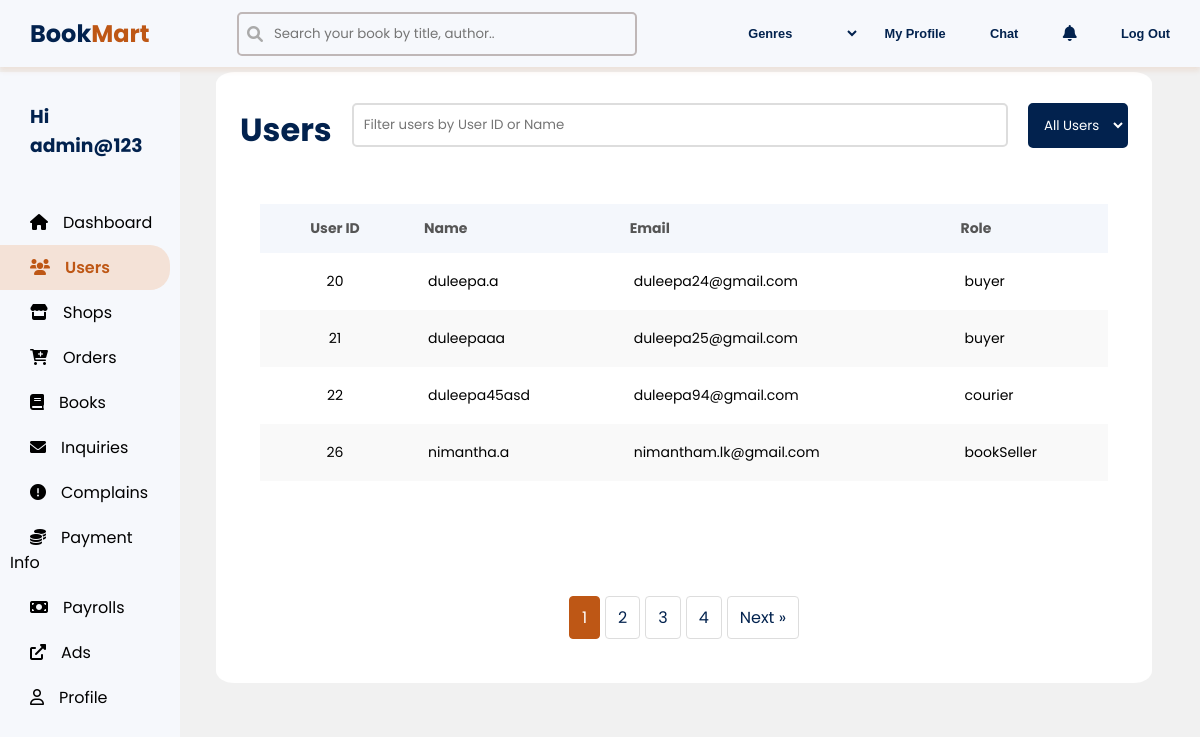
Screenshot of /public/adminViewallusers (signed in) with the database file from the repository.
### tables this page shows
CREATE TABLE `user` (
  `ID` int(10) NOT NULL,
  `username` varchar(100) NOT NULL,
  `email` varchar(100) NOT NULL,
  `password` varchar(100) NOT NULL,
  `role` enum('buyer','bookSeller','bookStore','courier','admin') NOT NULL,
  `createdAt` date NOT NULL DEFAULT current_timestamp(),
  `active_status` enum('active','inactive') NOT NULL DEFAULT 'active'
);

### app/controllers/AdminViewallusers.php (called while the page is built)
<?php
class AdminViewallusers extends Controller{
    public function index(){
        $userModel = new UserModel();
        $role = isset($_GET['role']) ? $_GET['role'] : '';
        $page = isset($_GET['page']) ? (int)$_GET['page'] : 1;
        $limit = 5;
        $offset = ($page - 1) * $limit;
        if (!empty($role)) {
            $users = $userModel->getUsersByRole($role, $limit, $offset);
            $totalUsers = $userModel->count($role);
        }
        else {
            $users = $userModel->findAll($limit, $offset);
            $totalUsers = $userModel->count();
        }
        $totalPages = ceil($totalUsers / $limit);
        $this->view('adminViewallusers', [
            'users' => $users,
            'currentPage' => $page,
            'totalPages' => $totalPages,
            'selected_role' => $role
        ]);
    }
}

### public/index.php (called while the page is built, shortened)
<?php
$app = new App;
$app->loadController();

### app/core/Database.php (called while the page is built, shortened)
<?php
Trait Database{
    private $pdo;
    protected function connect() {
        if (!$this->pdo) {
            $string = "mysql:hostname=" . DBHOST . ";dbname=" . DBNAME;
            $this->pdo = new PDO($string, DBUSER, DBPASS);
        }
        return $this->pdo;
    }
    public function query($query,$data = []){
        $conn = $this->connect();
        $stm=$conn->prepare($query);
        $check = $stm->execute($data);
        if($check){
            $result = $stm->fetchAll(PDO::FETCH_OBJ);
            if(is_array($result) && count($result)){
                return $result;
            }
        }
        return false;
    }
}

### app/models/UserModel.php (called while the page is built, shortened)
<?php
class UserModel {
    public function findAll($limit = null, $offset = null, $sortClause = "") {
        $query = "SELECT * FROM user";
        $query .= $sortClause;
        if ($limit !== null) {
            $query .= " LIMIT " . (int)$limit . " OFFSET " . (int)$offset;
        }
        return $this->query($query);
    }
}

### app/views/adminViewallusers.view.php (the view, shortened to what this page needs)
<!DOCTYPE html>
<html lang="en">
<head>
    <link rel="stylesheet" href="<?= ROOT ?>/assets/CSS/adminsearch.css">
    <link rel="stylesheet" href="https://cdnjs.cloudflare.com/ajax/libs/font-awesome/6.0.0-beta3/css/all.min.css">
</head>
<body>
    <?php include 'secondaryNavBar.view.php';?>
    <?php include 'commonSidebar.view.php'; ?>
    <div class="container">
        <div class="box">
            <div class="search-row">
                <h1>Users</h1>
                    <input type="text" class="search-input" placeholder="Filter users by User ID or Name" id="searchInput">
                    <select class="sort-by" id="roleFilter" onchange="filterByRole()">
                        <option value="">All Users</option>
                    </select>
            </div>
            <div class="table-container">
                <table class="table">
                    <thead>
                        <tr>
                            <th>User ID</th>
                            <th>Name</th>
                            <th>Email</th>
                            <th>Role</th>
                        </tr>
                    </thead>
                    <tbody>
                        <?php
                        if(isset($data['users']) && is_array($data['users'])){
                            foreach ($data['users'] as $user){
                                if ($user->role === "buyer") {
                                    $viewPage = "adminViewbuyer";
                                } elseif ($user->role === "bookSeller") {
                                    $viewPage = "adminViewseller";
                                } elseif ($user->role === "bookStore") {
                                    $viewPage = "adminViewshops";
                                } elseif ($user->role === "courier") {
                                    $viewPage = "adminViewcourier";
                                } else{
                                    continue;
                                }
                                echo "<tr onclick='window.location.href=\"" . ROOT . "/" . $viewPage . "?id=" . $user->ID . "\"'>";
                                echo "<td class='user-id'>" . htmlspecialchars($user->ID) . "</td>";
                                echo "<td class='user-name'>" . htmlspecialchars($user->username) . "</td>";
                                echo "<td>" . htmlspecialchars($user->email) . "</td>";
                                echo "<td>" . htmlspecialchars($user->role) . "</td>";
                                echo "</tr>";
                            }
                        } else {
                            echo "<tr><td colspan='3'>No users found</td></tr>";
                        }
                        ?>
                    </tbody>
                </table>
            </div><br><br><br>
         <?php if(isset($data['totalPages']) && $data['totalPages'] > 1): ?>
            <div class="pagination">
                <?php for($i = 1; $i <= $data['totalPages']; $i++): ?>
                    <a href="?page=<?= $i ?><?= !empty($data['selected_role']) ? '&role=' . urlencode($data['selected_role']) : '' ?>"
                    class="pagination-btn <?= $i === $data['currentPage'] ? 'active' : '' ?>">
                        <?= $i ?>
                    </a>
                <?php endfor; ?>
                <?php if($data['currentPage'] < $data['totalPages']): ?>
                    <a href="?page=<?= $data['currentPage'] + 1 ?><?= !empty($data['selected_role']) ? '&role=' . urlencode($data['selected_role']) : '' ?>" class="pagination-btn">Next &raquo;</a>
                <?php endif; ?>
            </div>
        <?php endif; ?>
        </div>
    </div>
    <br><br>
</body>
</html>

### public/assets/CSS/adminsearch.css (style rules this page uses)
* { margin: 0; box-sizing: border-box; font-family: 'poppins',Calibri, sans-serif; }
body { background-color: #F1F1F1; }
.container { width: 100%; text-align: center; }
.container h1 { margin-top: 10px; color: #02224E; }
.box { background-color: #ffffff; padding: 2%; margin-top: 6%; margin-bottom: 4%; margin-left: 18%; margin-right: 4%; border-radius: 2%; height: 4%; }
.table-container { width: 100%; padding: 20px; background-color: #fff; }
.table { width: 100%; border-collapse: collapse; text-align: left; font-family: Arial, sans-serif; background: #fff; font-size: 14px; }
.table thead th { background-color: #f4f7fc; color: #555; padding: 14px; font-weight: bold; }
.table th, .table td { padding: 18px; text-align: left; }
.table td:first-child, .table th:first-child { width: 150px; text-align: center; }
.table tbody tr:nth-child(even) { background-color: #f9f9f9; }
.pagination { display: flex; justify-content: center; margin: 20px 0; gap: 5px; }
.pagination-btn { display: inline-block; padding: 8px 12px; text-decoration: none; color: #02224E; border: 1px solid #ddd; border-radius: 4px; transition: background-color 0.3s; }
.pagination-btn.active { background-color: #BE5715; color: white; border-color: #BE5715; }
.search-row { display: flex; align-items: center; justify-content: space-between; margin-bottom: 30px; gap: 20px; }
#searchInput { flex: 1; padding: 10px; border: 2px solid #ddd; border-radius: 5px; }
.sort-by { padding: 10px; border: 2px solid #02224E; border-radius: 5px; background-color: #02224E; cursor: pointer; color: #ffffff; }

### rows the page displays
user: ID "20", username "duleepa.a", email "duleepa24@gmail.com", role "buyer"
user: ID "21", username "duleepaaa", email "duleepa25@gmail.com", role "buyer"
user: ID "22", username "duleepa45asd", email "duleepa94@gmail.com", role "courier"
user: ID "26", username "nimantha.a", email "nimantham.lk@gmail.com", role "bookSeller"

### other values shown
$_SESSION['username'] "admin@123"
